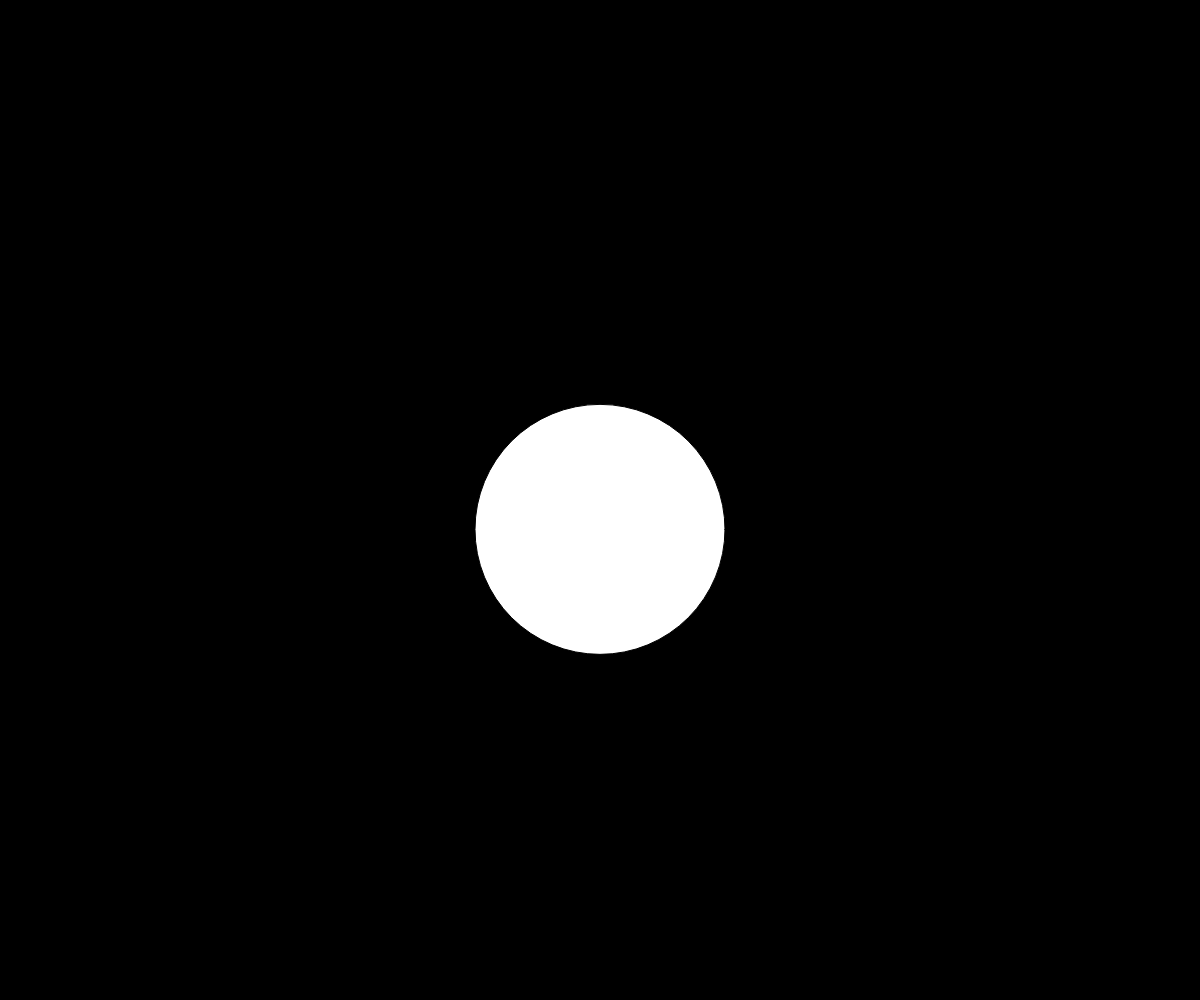
Frame 1 (no input)
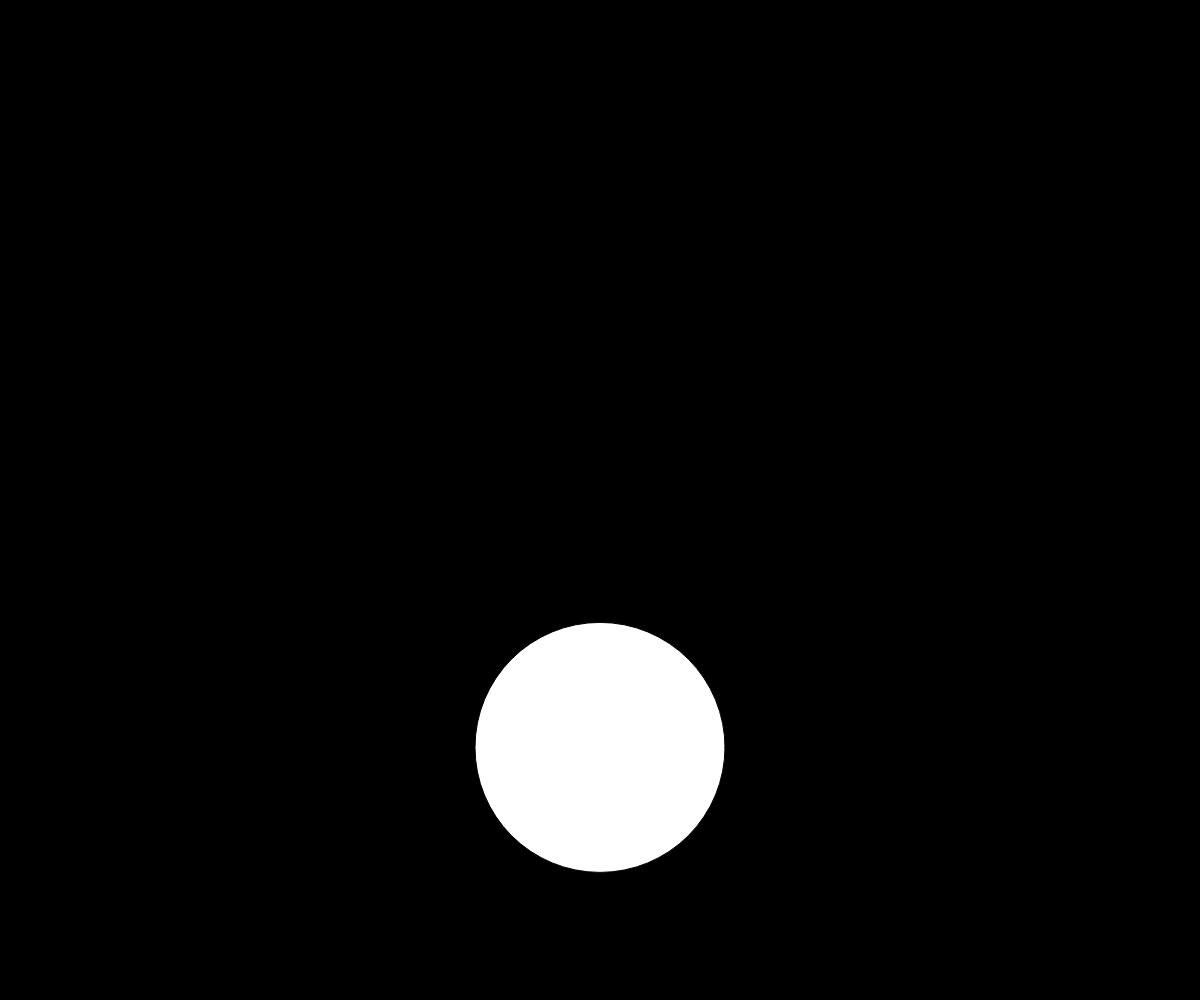
Frame 60 (no input)
Frame 120 (the mouse pressed at the canvas centre since frame 60): identical to frame 60, image omitted

The p5.js sketch that drew these frames (run headless with seeded random() and noise() and a simulated clock; from frame 60 on, the mouse is pressed at the canvas centre):

// p5.js sketch
// ── sketch.js
function setup() {
  createCanvas(windowWidth, windowHeight);
}

function draw() {
  background(0);
  
  translate(width/2, height/2);
  
  let x = radians(frameCount);
  
  
  //trig = atan(10*sin(x));
  // before using this, normalize this to -1 and 1 range, 
  //the periodic animation is still different than sin!
 trig = atan(10*sin(x))/atan(10);

  trigMapped = map(trig, -1,1, -height/4, height/4);
  
  circle(0, trigMapped, height/4);
  
}
